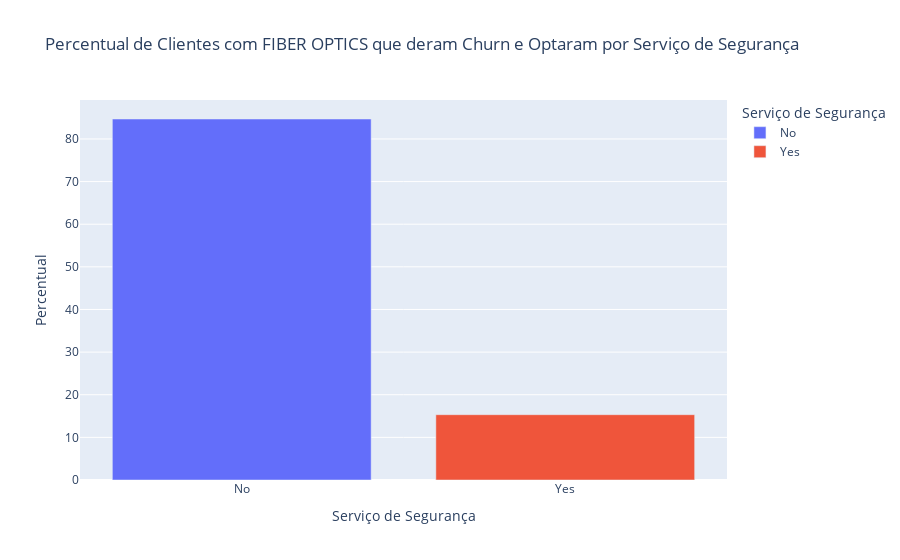

Notebook source saved alongside this figure:
### Code cell
contagem['porcentagem'] = round((contagem['count'] / contagem['count'].sum()) * 100, 2)

contagem['Servico_Seguranca'].map()

fig = px.bar(
    contagem,
    y='porcentagem',
    x='Servico_Seguranca',
    color='Servico_Seguranca',
    title='Percentual de Clientes com FIBER OPTICS que deram Churn e Optaram por Serviço de Segurança',
    labels={
        'porcentagem': 'Percentual',
        'Servico_Seguranca': 'Serviço de Segurança'
    }
)

fig.show()

### Figure 1 — Plotly figure (JSON) as saved in the notebook; plotly's stock layout.template omitted (floating-point values rounded to 4 significant figures)
{"data": [{"alignmentgroup": "True", "hovertemplate": "Serviço de Segurança=%{x}<br>Percentual=%{y}<extra></extra>", "legendgroup": "No", "marker": {"color": "#636efa", "pattern": {"shape": ""}}, "name": "No", "offsetgroup": "No", "orientation": "v", "showlegend": true, "textposition": "auto", "type": "bar", "x": ["No"], "xaxis": "x", "y": [84.68], "yaxis": "y"}, {"alignmentgroup": "True", "hovertemplate": "Serviço de Segurança=%{x}<br>Percentual=%{y}<extra></extra>", "legendgroup": "Yes", "marker": {"color": "#EF553B", "pattern": {"shape": ""}}, "name": "Yes", "offsetgroup": "Yes", "orientation": "v", "showlegend": true, "textposition": "auto", "type": "bar", "x": ["Yes"], "xaxis": "x", "y": [15.32], "yaxis": "y"}], "layout": {"autosize": true, "barmode": "relative", "legend": {"title": {"text": "Serviço de Segurança"}, "tracegroupgap": 0}, "title": {"text": "Percentual de Clientes com FIBER OPTICS que deram Churn e Optaram por Serviço de Segurança"}, "xaxis": {"anchor": "y", "autorange": true, "categoryarray": ["No", "Yes"], "categoryorder": "array", "domain": [0, 1], "range": [-0.5, 1.5], "title": {"text": "Serviço de Segurança"}, "type": "category"}, "yaxis": {"anchor": "x", "autorange": true, "domain": [0, 1], "range": [0, 89.14], "title": {"text": "Percentual"}, "type": "linear"}}}
